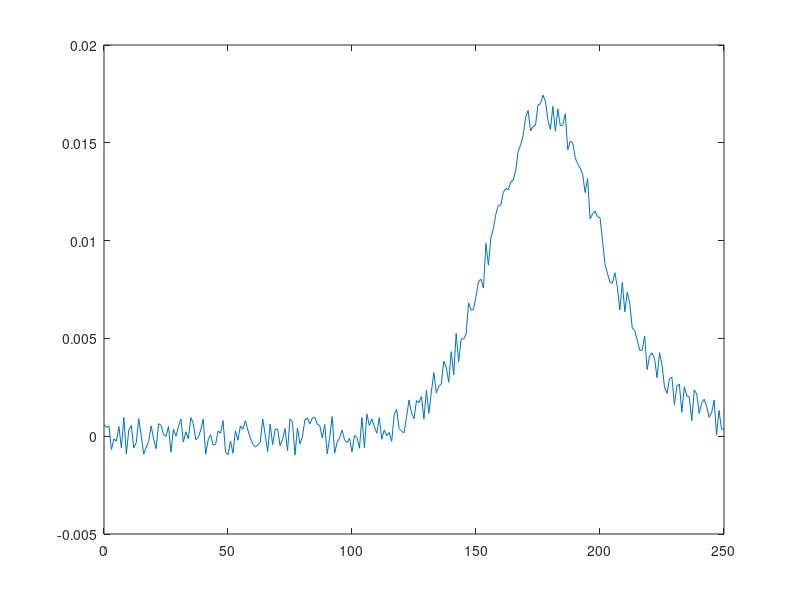

This chart was generated by the following MATLAB code: (Note: this script raises an error after producing the figure.)
clear all;
Data1 = load('data.csv');
xdat = Data1(:,1);
ydat = Data1(:,2);
plot(xdat, ydat, '-');

logdist = @(f,t) (f(2) * ((t./ f(1)).^(f(2)-1))) / (f(1) * (1 + (t./ f(1)).^f(2)).^2);
startingVals = [150, 5];
logfit = fitnlm(xdat, ydat, logdist, startingVals);

xgrid = xdat;
line(xgrid, predict(logfit, xgrid), 'Color', 'r');

coeff = logfit.Coefficients.Estimate;
alpha = coeff(1);
beta = coeff(2);
hazard = (beta * ((xdat ./ alpha).^(beta -1))) ./ (alpha* (1 + (xdat ./ alpha).^beta));
figure;
plot(xdat, hazard, '-');
